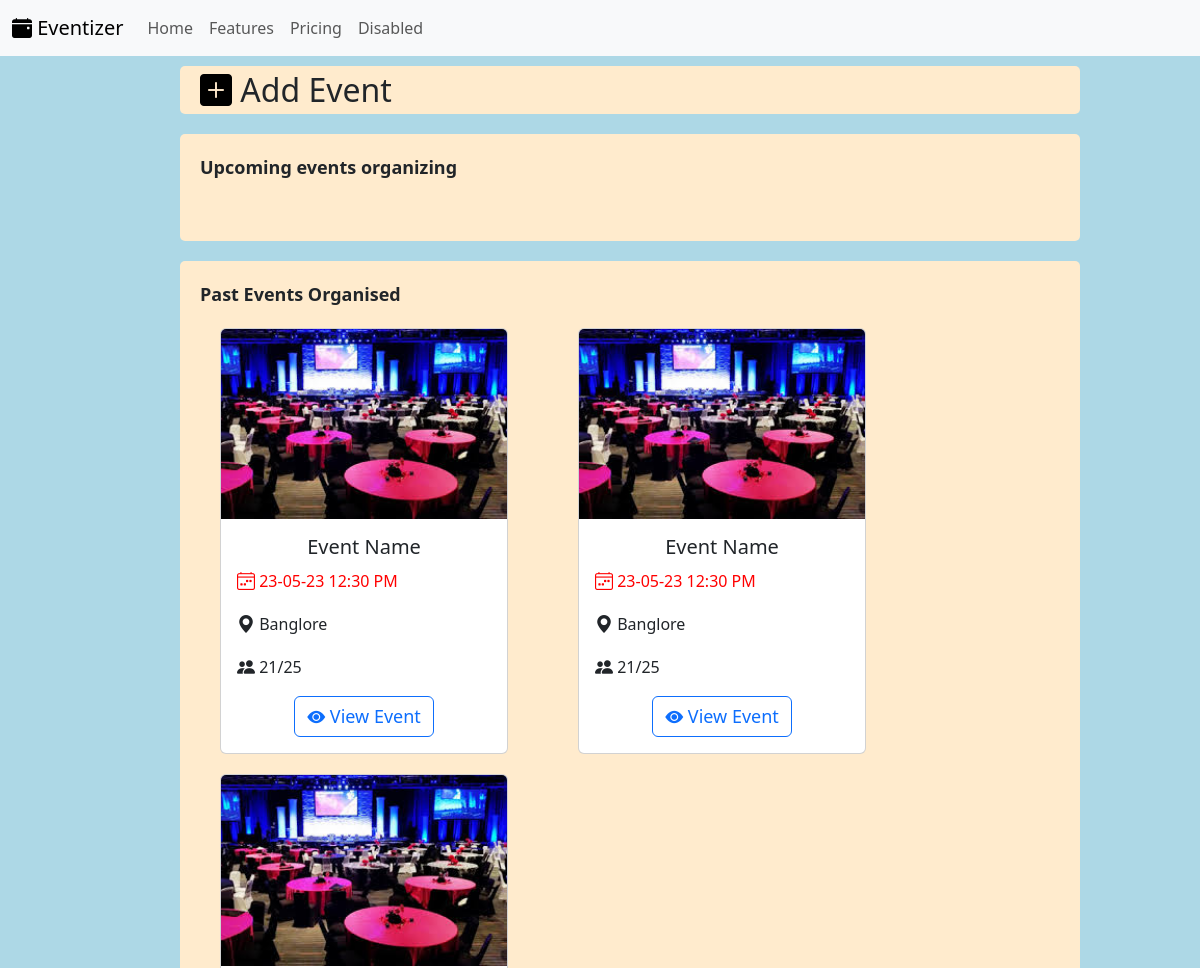
The page /organiser_main/1/ (upper part) on the database as committed earlier.
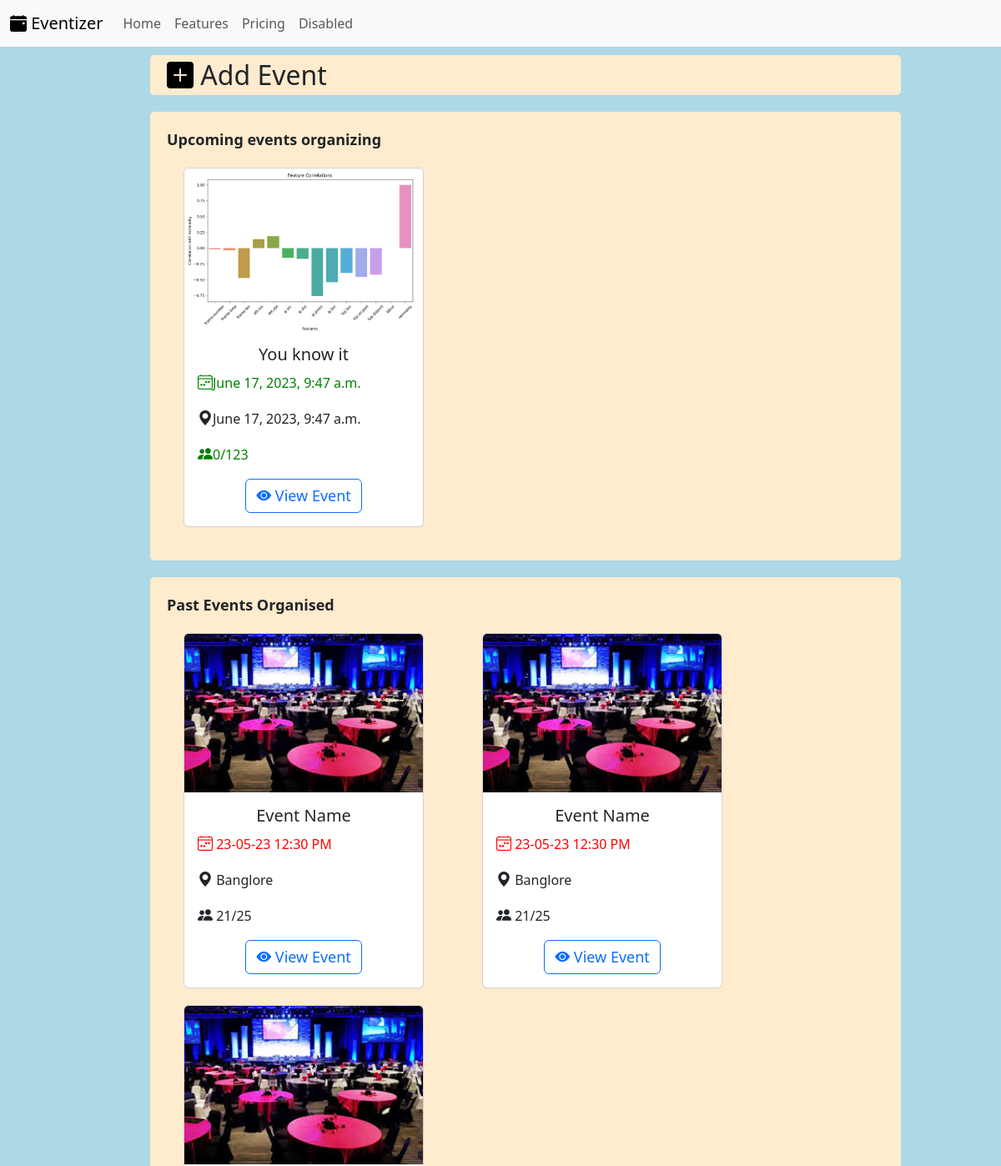
The same page on the database as committed later.
### Organiser_Main/models.py (models this page shows)
class Organiser_events(models.Model):
    organizer = models.ForeignKey(Organiser, on_delete=models.CASCADE,default=1)
    event_name = models.CharField(max_length=100)
    event_description = models.CharField(max_length=500)
    event_date = models.DateTimeField()
    event_location = models.CharField(max_length=50)
    event_picture = models.ImageField(upload_to='event_images/')
    event_max_participants = models.IntegerField()
    event_present_participants = models.IntegerField(default=0)

### Organiser_Main/views.py (the view)
# urls.py: path('organiser_main/<int:organizer>/', organiser_main, name='organiser_main'),
def organiser_main(request, organizer):
    future_events = Organiser_events.objects.filter(organizer=organizer)
    context = {
        'organizer': organizer,
        'events': future_events,
    }
    return render(request, 'org_index.html', context)

### Organiser_Main/templates/org_index.html (shortened to what this page needs)
{% load static %}
<!DOCTYPE html>
<html lang="en">
<head>
    <link href="https://cdn.jsdelivr.net/npm/bootstrap@5.3.0/dist/css/bootstrap.min.css" rel="stylesheet">
    <link rel="stylesheet" href="https://cdn.jsdelivr.net/npm/bootstrap-icons@1.10.5/font/bootstrap-icons.css">
</head>
<body>
    <nav class="navbar navbar-expand-lg bg-body-tertiary">
        <div class="container-fluid">
          <a class="navbar-brand" href="#"><i class="bi bi-calendar-event-fill"></i> Eventizer</a>
          <div class="collapse navbar-collapse" id="navbarNav">
            <ul class="navbar-nav">
              <li class="nav-item">
                <a class="nav-link " aria-current="page" href="#">Home</a>
              </li>
              <li class="nav-item">
                <a class="nav-link" href="#">Features</a>
              </li>
              <li class="nav-item">
                <a class="nav-link" href="#">Pricing</a>
              </li>
              <li class="nav-item">
                <a class="nav-link ">Disabled</a>
              </li>
            </ul>
          </div>
        </div>
      </nav>
      <div id="Organiser_main">
        <div id="middle">
            <div id="new_event_button"><a href="{% url 'new_event' organizer %}" style="color:black"><i class="bi bi-plus-square-fill"></i></a> Add Event</div>
            <div id="future_events">
                <div id="head_title">Upcoming events organizing</div>
                    <div id="showing_events">
                        {% for event in events %}
                        <div class="card" style="width: 18rem;height: fit-content;">
                          <img src="{{ event.event_picture.url }}" class="card-img-top" alt="..." height="fit-content">
                          <div class="card-body">
                            <h5 class="card-title" style="text-align: center;">{{event.event_name}}</h5>
                            <p class="card-text green"><i class="bi bi-calendar4-week" id="font-icon"></i>{{event.event_date}}</p>
                            <p class="card-text"><i class="bi bi-geo-alt-fill" id="font-icon"></i>{{event.event_date}}</p>
                            <p class="card-text green"><i class="bi bi-people-fill" id="font-icon"></i>{{event.event_present_participants}}/{{event.event_max_participants}}</p>
                            <center><a href="#" class="btn btn-outline-primary" id="font-icon"><i class="bi bi-eye-fill"></i> View Event</a></center>
                          </div>
                        </div>
                        {% endfor %}
                      </div>
                    </div>
                    <div id="past_events">
                        <div id="head_title">Past Events Organised</div>
                            <div id="showing_events">
                                <div class="card" style="width: 18rem;height: fit-content;">
                                  <img src="{% static 'images/default.jpg' %}" class="card-img-top" alt="...">
                                  <div class="card-body">
                                    <h5 class="card-title" style="text-align: center;">Event Name</h5>
                                    <p class="card-text red"><i class="bi bi-calendar4-week" id="font-icon"></i>  23-05-23 12:30 PM</p>
                                    <p class="card-text"><i class="bi bi-geo-alt-fill" id="font-icon"></i>  Banglore</p>
                                    <p class="card-text "><i class="bi bi-people-fill" id="font-icon"></i>  21/25</p>
                                    <center><a href="#" class="btn btn-outline-primary" id="font-icon"><i class="bi bi-eye-fill"></i> View Event</a></center>
                                  </div>
                                </div>
                                <div class="card" style="width: 18rem;height: fit-content;">
                                    <img src="{% static 'images/default.jpg' %}" class="card-img-top" alt="...">
                                    <div class="card-body">
                                      <h5 class="card-title" style="text-align: center;">Event Name</h5>
                                      <p class="card-text red"><i class="bi bi-calendar4-week" id="font-icon"></i>  23-05-23 12:30 PM</p>
                                      <p class="card-text"><i class="bi bi-geo-alt-fill" id="font-icon"></i>  Banglore</p>
                                      <p class="card-text "><i class="bi bi-people-fill" id="font-icon"></i>  21/25</p>
                                      <center><a href="#" class="btn btn-outline-primary" id="font-icon"><i class="bi bi-eye-fill"></i> View Event</a></center>
                                    </div>
                                  </div>
                                  <div class="card" style="width: 18rem;height: fit-content;">
                                    <img src="{% static 'images/default.jpg' %}" class="card-img-top" alt="...">
                                  </div>
                              </div>
                            </div>
            </div>
        </div>
</body>
</html>

### Organiser_Main/templates/org_index.html (style rules this page uses)
body { background-color: lightblue; }
#Organiser_main { display: flex; flex-direction: row; margin: 10px 0px 10px 0px; }
#middle { display: flex; flex-direction: column; height: 100%; flex: 0 0 75%; width:75%; row-gap: 20px; }
#new_event_button { font-size: 200%; background-color: blanchedalmond; border-radius: 5px; padding-left: 20px; }
#past_events { display: flex; flex-direction: column; column-gap: 5px; background-color: blanchedalmond; padding: 20px; border-radius: 5px; }
#future_events { display: flex; flex-direction: column; column-gap: 5px; background-color: blanchedalmond; padding: 20px; border-radius: 5px; }
#head_title { font-size: large; font-weight: bold; }
#showing_events { margin:20px; display: flex; flex-direction: row; flex-wrap: wrap; column-gap: 70px; row-gap:20px; }
.green { color:green; }
.red { color:red; }
#font-icon { font-size: large; }

Rows that differ between the two databases and show on the page:
added Organiser_events: event_picture (picture), event_name "You know it", event_date "June 17, 2023, 9:47 a.m.", event_present_participants "0", event_max_participants "123"
